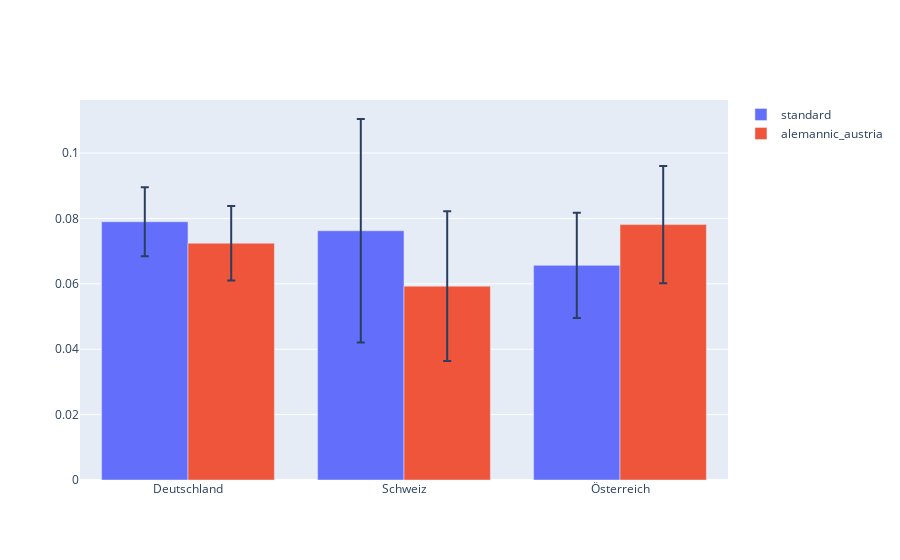

Notebook code for this chart:
### Code cell
fig = go.Figure()
fig.add_trace(go.Bar(
    name='standard',
    x=['Deutschland', 'Schweiz', 'Österreich'], y=dplt_mean.T.loc["standard", :],
    error_y=dict(type='data', array=dplt_sem.T.loc["standard", :])
))
fig.add_trace(go.Bar(
    name='alemannic_austria',
    x=['Deutschland', 'Schweiz', 'Österreich'], y=dplt_mean.T.loc["alemannic_austria", :],
    error_y=dict(type='data', array=dplt_sem.T.loc["alemannic_austria", :])
))
fig.update_layout(barmode='group')
fig.show()

### Figure 1 — Plotly figure (JSON) as saved in the notebook; plotly's stock layout.template omitted (floating-point values rounded to 4 significant figures)
{"data": [{"error_y": {"array": [0.01056, 0.03418, 0.0161], "type": "data"}, "name": "standard", "type": "bar", "x": ["Deutschland", "Schweiz", "Österreich"], "y": [0.07899, 0.07623, 0.06565]}, {"error_y": {"array": [0.01139, 0.0229, 0.01794], "type": "data"}, "name": "alemannic_austria", "type": "bar", "x": ["Deutschland", "Schweiz", "Österreich"], "y": [0.07243, 0.05929, 0.07811]}], "layout": {"barmode": "group"}}
